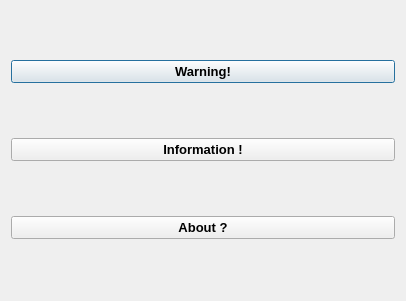
<?xml version="1.0" encoding="UTF-8"?>
<ui version="4.0">
 <class>Dialog</class>
 <widget class="QDialog" name="Dialog">
  <property name="geometry">
   <rect>
    <x>0</x>
    <y>0</y>
    <width>406</width>
    <height>301</height>
   </rect>
  </property>
  <property name="windowTitle">
   <string>QMessageBox Example</string>
  </property>
  <layout class="QHBoxLayout" name="horizontalLayout">
   <item>
    <layout class="QVBoxLayout" name="verticalLayout">
     <item>
      <widget class="QPushButton" name="pushButton_warning">
       <property name="font">
        <font>
         <pointsize>10</pointsize>
         <weight>75</weight>
         <bold>true</bold>
        </font>
       </property>
       <property name="text">
        <string>Warning!</string>
       </property>
      </widget>
     </item>
     <item>
      <widget class="QPushButton" name="pushButton_info">
       <property name="font">
        <font>
         <pointsize>10</pointsize>
         <weight>75</weight>
         <bold>true</bold>
        </font>
       </property>
       <property name="text">
        <string>Information !</string>
       </property>
      </widget>
     </item>
     <item>
      <widget class="QPushButton" name="pushButton_about">
       <property name="font">
        <font>
         <pointsize>10</pointsize>
         <weight>75</weight>
         <bold>true</bold>
        </font>
       </property>
       <property name="text">
        <string>About ?</string>
       </property>
      </widget>
     </item>
    </layout>
   </item>
  </layout>
 </widget>
 <resources/>
 <connections/>
</ui>
